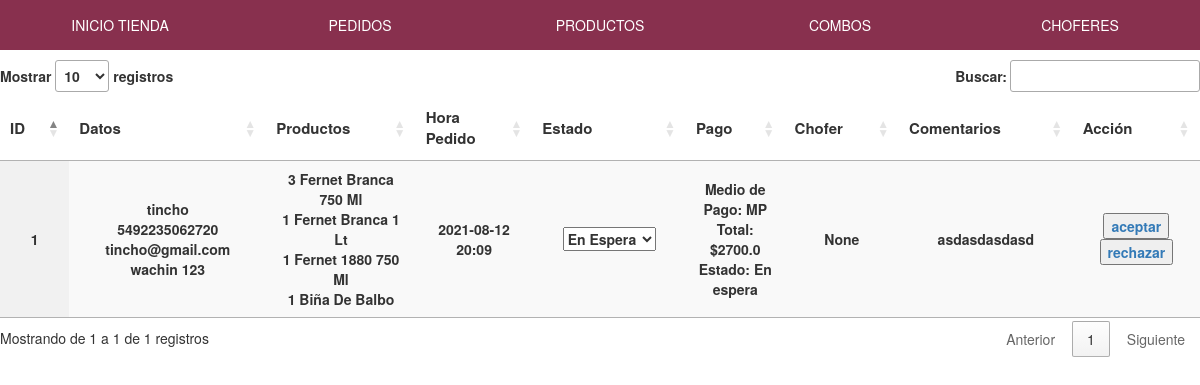
Page /panel/pedidos (signed in) on the committed database.
### tienda/models.py (models this page shows, shortened)
class Pedidos(db.Model):
    id=db.Column(db.Integer(),primary_key=True)
    direccion=db.Column(db.String(length=100),nullable=False)
    nombre=db.Column(db.String(length=100),nullable=False)
    telefono=db.Column(db.Integer(),nullable=True)
    email= db.Column(db.String(100))
    fechaHoraPedido=db.Column(db.String(100))
    fechaHoraEntrega=db.Column(db.String(100))
    estado=db.Column(db.String(length=50),nullable=False)
    chofer=db.Column(db.Integer(),db.ForeignKey('usuarios.id'))
    descripcion=db.Column(db.String(length=500),nullable=False)
    formaPago=db.Column(db.String(length=100),nullable=False)
    datos_pedido= db.Column(types.JSON(),nullable=False)
    costo=db.relationship('Costo_pedido',backref='pedido')

class Productos(db.Model):
    id=db.Column(db.Integer(),primary_key=True)
    nombre=db.Column(db.String(length=500),nullable=False)
    categoria=db.Column(db.String(length=100),nullable=False)
    precio=db.Column(db.Float(),nullable=False)
    stock=db.Column(db.Integer(),nullable=False)
    oferta=db.Column(db.Integer(),nullable=True)
    precioFinal=db.Column(db.Float(),nullable=False)
    imagen=db.Column(db.String(),nullable=False)

### tienda/usuario/routesadmin.py (the view)
@app.route('/panel/pedidos', methods=['GET','POST'])
@login_required
def tablapedidos():
    pedidos = Pedidos.query.all()
    productos = Productos.query.all()
    info = [None]*1000 #aca van los datos del carrito
    total = [0]*1000 #aca se calcula el total del pedido
    for items in pedidos:
        info[items.id] = json.loads(items.datos_pedido)
        for j in info[items.id]:
            total[items.id] += j["cantidad"]*productos[items.id].precioFinal
    return render_template('paneltablapedidos.html',data=pedidos,info=info,productos=productos,total=total)

### tienda/carrito/routes.py (called while the page is built)
@app.context_processor
def contar_carrito():
	try:
		if request.cookies.get("carrito") is None:
			return {'num_articulos': 0}
		else:
			datos = json.loads(request.cookies.get("carrito"))
			return {'num_articulos': len(datos)}
	except:
			return {'num_articulos': 0}

### tienda/routes.py (called while the page is built)
@login_manager.user_loader
def load_user(user_id):
	aux=Usuarios.query.get(int(user_id))
	return aux

### tienda/templates/paneltablapedidos.html (shortened to what this page needs)
{% extends 'layout-admin.html' %}
{% block content %}
<div class="contenido">
	<table id="pedidos" hidden="hidden" class="display" style="width:100%;">
        <thead>
            <tr>
            	<th>ID</th>
                <th>Datos</th>
                <th>Productos</th>
                <th>Hora Pedido</th>
                <th>Estado</th>
                <th>Pago</th>
                <th>Chofer</th>
                <th>Comentarios</th>
                <th>Acción</th>
            </tr>
        </thead>
        <tbody>
        	{%for i in data %}
           <tr>
           	<td>{{i.id}}</td>
           	<td>
           		<div class="datos">
           			<span>{{i.nombre}}</span>
           			<span>{{i.telefono}}</span>
           			<span>{{i.email}}</span>
           			<span>{{i.direccion}}</span>
           		</div>
           	</td>
           	<td>
           		<div class="productos">
           			{%  for j in info[i.id] %}
           			<div>
           			  {{ j.cantidad }}
           			  {{productos[j.id | int].nombre}}
           			 </div>
           			{% endfor %}
           		</div>
           	</td>
           	<td>
           		{{i.fechaHoraPedido[:16]}}
           	</td>
           	<td>
           		<form>
           		<select>
           			<option type="text" value="{{i.estado}}">{{i.estado}}</option>
           		</select>
           		</form>
           	</td>
           	<td>
           		<div>Medio de Pago: {{i.formaPago}}</div>
           		<div>Total: ${{total[i.id]}}</div>
           		<div>Estado: En espera</div>
           	</td>
           	<td>
           		{{i.chofer}}
           	</td>
           	<td>
           		{{i.descripcion}}
           	</td>
           	<td>
           		<a target="_blank" href="whatsapp://send?phone={{i.telefono}}&text=Hola%20{{i.nombre}}%20recibimos tu pedido ID: {{i.id}}."><button>aceptar</button></a>
           		<a target="_blank" href="whatsapp://send?phone=5492235062720&text=Hola%20{{i.nombre}}%20por x razon no podemos concretar tu compra."><button>rechazar</button></a>
           	</td>
           </tr>
           {% endfor %}
        </tbody>
    </table>
</div>
{% endblock content %}

### tienda/static/admin.css (style rules this page uses)
body { background-color: rgb(245,245,245); font-family: arial; min-height: 100%; font-size: 14px; }
html, body { margin: 0; height: 100%; }
.contenido { max-width: 1200px; margin: auto; margin-top: 10px; }
th { font-size: 15px; }
td { text-align: center; font-weight: bold; }
td input, td select { font-weight: bold; }
td .datos { display: flex; flex-direction: column; }

### rows in the picture
Pedidos: id "1", nombre "tincho", telefono "5492235062720", email "tincho@gmail.com", direccion "wachin 123", cantidad "3" "1" "1" "1", fechaHoraPedido "2021-08-12 20:09", estado "En Espera", formaPago "MP", total "2700.0", chofer "None", descripcion "asdasdasdasd"
Productos: nombre "Fernet Branca 750 Ml"
Productos: nombre "Fernet Branca 1 Lt"
Productos: nombre "Fernet 1880 750 Ml"
Productos: nombre "Biña De Balbo"
